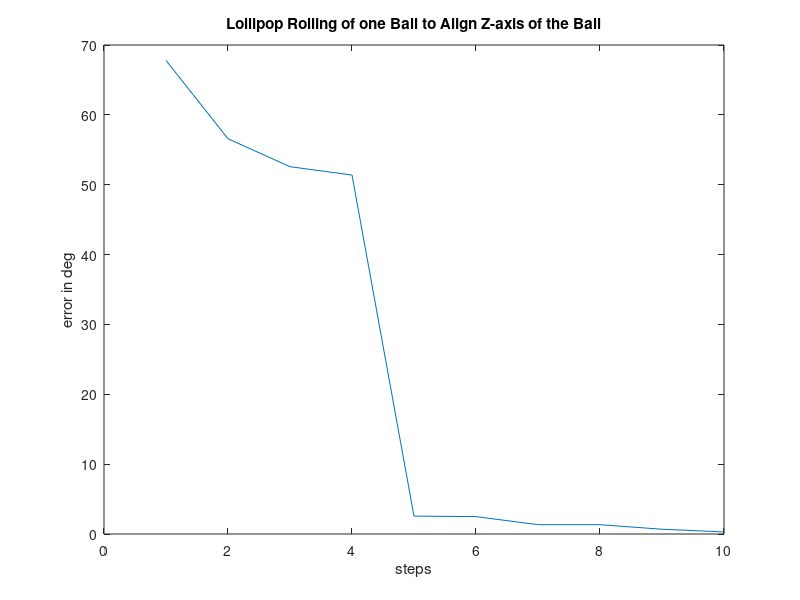
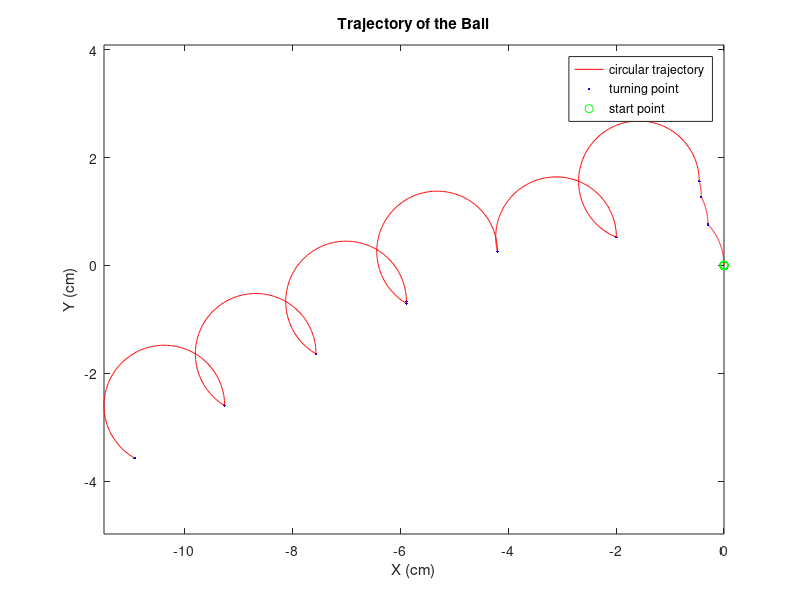

Here is the MATLAB script that generated these plots, in order:
function OneBallLolli(ang_x,ang_y)
%this function simulate the lollipop rolling of one ball whose Z-axis is
%randomly oriented. Our purpose of rolling the ball like this is to make
%the z-axis of the ball aligned to the world coordinates` z-axis.
%INPUT:
%ang_x: initial rotation around x-axis
%ang_y: initial rotation around y-axis
%================Optimization Varibles==================%
%!!!arc:the angle related to the arc along which the ball will roll
%================Optimization Varibles==================%
%alfac: we let the ball centered at the origin and pick up a point as
%the center of the circle the ball rolled along and this is the angle between 
%line segment of circle center and ball`s start point and the X axis of the
%world.
%R: radus of the circle.
%Yu Huang, 2015, E-mail: Michael.Williams.hy@gmail.com
format compact
if nargin<2
    ang_x = 0.5*pi;ang_y = 0.3*pi;
end
rad=1;
precision=0.01;
R=sqrt(5)/2;
rc=R*rad/sqrt(R.^2+rad.^2);
configBall=[0,0;0,0;0,rad]; %configuration of the ball`s z axis(2 point).
error_rec=zeros(1,100);
% arc_rec=zeros(1,1000);
%make the initial rotation:
configBall=RotateX(ang_x/rad)*RotateY(ang_y/rad)*configBall;
Zerror=1;
stp=0;
step1=zeros(1,100);
tra_arc=zeros(1,100);
while Zerror>precision
    stp=stp+1;
    step1(stp)=stp;
    StepArc=FindArc(configBall,R,rc,rad);
    tra_arc(stp)=StepArc;
    %make the lollipop rotation:
    configX=ArbAxisRotate([0,-R,0],[0,0,rad],-StepArc*R/rc,configBall);
    configBall=ArbAxisRotate([0,-R,0],[0,-R,1],StepArc,configX);
    %calculate the zaxis of the ball after rotation
    zaxis=configX(:,2)-configX(:,1);
    %make the objective function:
    Zerror=acos(zaxis(3));
    error_rec(stp)=Zerror;
end
%we first try several values of arc and choose one that could make the GDM
%work better!
%plot the error curve:
figure(1);
plot(step1(1:stp),180*error_rec(1:stp)/pi);
title('Lollipop Rolling of one Ball to Align Z-axis of the Ball');
xlabel('steps');
ylabel('error in deg');
%plot the trajectory:
interP=200; %we use the interpolation method to plot the arcs.
initP=[0,0];
for j=1:stp
    Xvar=zeros(1,interP+1);
    Yvar=zeros(1,interP+1);
    distanceP=tra_arc(j)/interP;
    for k=0:interP
        CtrAng=k*distanceP;
        Xvar(k+1)=R*cos(CtrAng)-R+initP(1);
        Yvar(k+1)=R*sin(CtrAng)+initP(2);
    end
    figure(2);
    title('Trajectory of the Ball');
    axis('equal');
    xlabel('X (cm)');
    ylabel('Y (cm)');
    plot(Xvar,Yvar,'r',Xvar(end),Yvar(end),'b.',0,0,'go');
    legend('circular trajectory','turning point','start point');
    hold on
    initP(1)=Xvar(end);
    initP(2)=Yvar(end);
end
end

function Y=ArbAxisRotate(initP,endP,RotAng,X)
%this function using quaternions to make rotation about arbitrary axis in
%the 3D space.
%INPUT:
%initP: initial point of the rotation axis
%endP: end point of the rotation axis
%RotAng:rotation angle
%X:matirx to be rotated
%Yu Huang 2015, Email: michael.williams.hy@gmail.com
axis_module=sqrt((endP(1)-initP(1)).^2+(endP(2)-initP(2)).^2+(endP(3)-initP(3)).^2); %normalize
% q=[cos(RotAng./2) RotAxis(1).*sin(RotAng./2)/axis_module RotAxis(2).*sin(RotAng./2)/axis_module RotAxis(3).*sin(RotAng./2)/axis_module];
% %making the quaternions for rotation
% Y=quatrotate(q,X);
a=initP(1);
b=initP(2);
c=initP(3);
u=(endP(1)-initP(1))/axis_module;
v=(endP(2)-initP(2))/axis_module;
w=(endP(3)-initP(3))/axis_module;
% x=X(1);
% y=X(2);
% z=X(3);
% Y=[(a*(v.^2+w.^2)-u*(b*v+c*w-u*x-v*y-w*z))*(1-cos(RotAng))+x*cos(RotAng)+(-c*v+b*w-w*y+v*z)*sin(RotAng);
%    (b*(u.^2+w.^2)-v*(a*u+c*w-u*x-v*y-w*z))*(1-cos(RotAng))+y*cos(RotAng)+(c*u-a*w+w*x-u*z)*sin(RotAng);
%    (c*(u.^2+v.^2)-w*(a*u+b*v-u*x-v*y-w*z))*(1-cos(RotAng))+z*cos(RotAng)+(-b*u+a*v-v*x+u*y)*sin(RotAng)];
RotMat=[u.^2+(v.^2+w.^2)*cos(RotAng),u*v*(1-cos(RotAng))-w*sin(RotAng),u*w*(1-cos(RotAng))+v*sin(RotAng),(a*(v.^2+w.^2)-u*(b*v+c*w))*(1-cos(RotAng))+(b*w-c*v)*sin(RotAng);
    u*v*(1-cos(RotAng))+w*sin(RotAng),v.^2+(u.^2+w.^2)*cos(RotAng),v*w*(1-cos(RotAng))-u*sin(RotAng),(b*(u.^2+w.^2)-v*(a*u+c*w))*(1-cos(RotAng))+(c*u-a*w)*sin(RotAng);
    u*w*(1-cos(RotAng))-v*sin(RotAng),v*w*(1-cos(RotAng))+u*sin(RotAng),w.^2+(u.^2+v.^2)*cos(RotAng),(c*(u.^2+v.^2)-w*(a*u+b*v))*(1-cos(RotAng))+(a*v-b*u)*sin(RotAng);
    0,0,0,1];
temp1=[X(1,1),X(1,2);X(2,1),X(2,2);X(3,1),X(3,2);1,1];
temp=RotMat*temp1;
Y=[temp(1,1),temp(1,2);temp(2,1),temp(2,2);temp(3,1),temp(3,2)];
end
function RxTh = RotateX(theta)
RxTh = [1,  0,  0;
    0, cos(theta), -sin(theta);
    0, sin(theta),  cos(theta)];
end
function RyTh = RotateY(theta)
RyTh = [ cos(theta), 0, sin(theta);
    0,  1,  0;
    -sin(theta), 0, cos(theta)];
end
%     function RzTh = RotateZ(theta)
%         RzTh = [cos(theta),  -sin(theta),0;
%             sin(theta),   cos(theta),0;
%             0,  0,  1];
%     end

function stepArc=FindArc(configBall,R,rc,rad)
trial_num=1000; %number of values for us to try.
trial_result=zeros(1,trial_num);
% syms arc
% arc=5;
% configXtemp=ArbAxisRotate([0,-R,0],[0,0,rad],-arc*R/rc,configBall);
% configXtemp=ArbAxisRotate([0,-R,0],[0,-R,1],arc,configXtemp);
% zaxistemp=configXtemp(:,2)-configXtemp(:,1);
% obj_fun=acos(zaxistemp(3));
for i=1:trial_num
    try_value=2*pi*i/trial_num;
    configXtemp=ArbAxisRotate([0,-R,0],[0,0,rad],-try_value*R/rc,configBall);
    configXtemp=ArbAxisRotate([0,-R,0],[0,-R,1],try_value,configXtemp);
    %calculate the zaxis of the ball after rotation
    zaxistemp=configXtemp(:,2)-configXtemp(:,1);
    trial_result(i)=acos(zaxistemp(3));
end
[~,in]=min(trial_result);
startP=2*pi*in/trial_num;
%do the gradient descent method:
% X_old=100;
stepArc=startP;

% while abs(X_old-X_new)>0.0000001
%     X_old=X_new;
%     gradF=vpa(subs(obj_fun,arc,X_new));
%     gamma=FindGamma(gradF,X_new);
%     X_new=X_old-gamma*gradF;
% end
% stepArc=X_new;
% % display(X_new);
% % zaxis0=configBall(:,2)-configBall(:,1);
% % error0=acos(zaxis0(3));
% % error1=subs(obj_fun,arc,X_new);
% % display('error0:');
% % display(error0*180/pi)
% % display('error1:');
% % display(error1*180/pi);
%     function gamma=FindGamma(gradF,X_new)
%         %I want to implement the 0.618 method, because I cannot add the function
%         %handle in matlab
%         a1=0;
%         b1=2;
%         GR=(sqrt(5)-1)/2; %global variable for Golden Section Search (https://en.wikipedia.org/wiki/Golden_section_search)
%         d1=GR*(b1-a1)+a1;
%         c1=b1-GR*(b1-a1);
%         while abs(c1-d1)>0.000000000001
%             ffc=subs(obj_fun,arc,X_new-gradF*c1);
%             ffd=subs(obj_fun,arc,X_new-gradF*d1);
%             if ffc<=ffd
%                 b1=d1;
%                 d1=c1;
%                 c1=b1-GR*(b1-a1);
%             else
%                 a1=c1;
%                 c1=d1;
%                 d1=a1+GR*(b1-a1);
%             end
%         end
%         gamma=(a1+b1)/2;
%     end
end